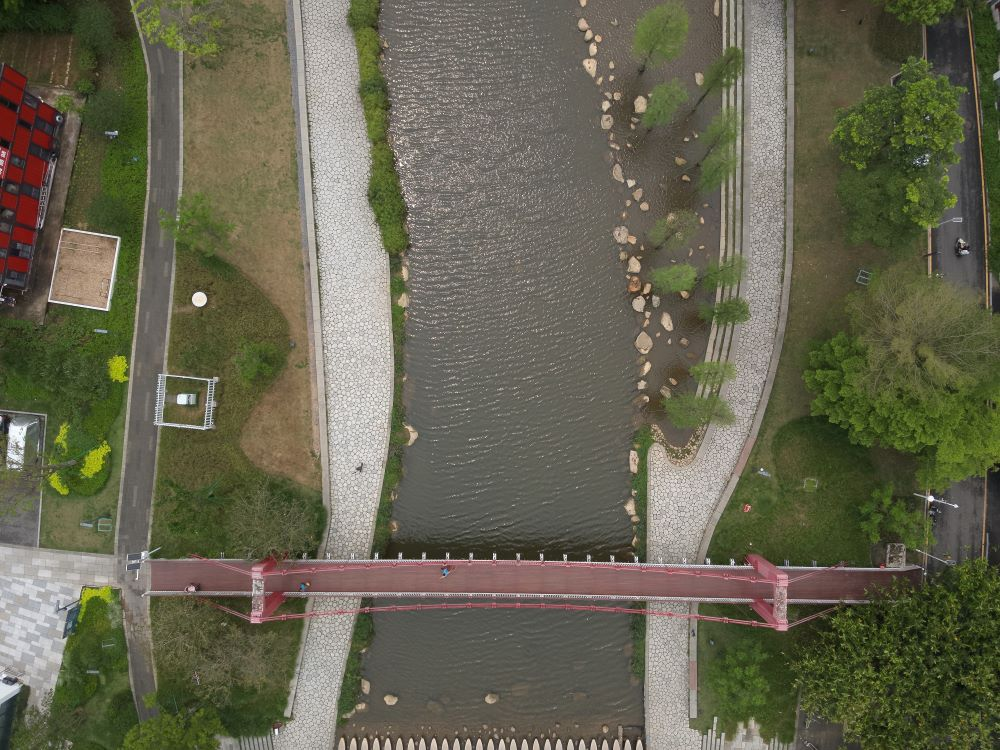
#> input picture 0029_W.jpg, 1000 x 750 px
$ python main.py
#> lines starting #> are read from the running program, lines starting #| are printed output that depends on the picture
import cv2
import numpy as np
from matplotlib import pyplot

# 读取两张图片
img1 = cv2.imread('0029_W.jpg')
#> img1 is the input picture: shape (750, 1000, 3); mean B, G, R 80.5, 100.6, 102.2
img2 = cv2.imread('0028_W.jpg')
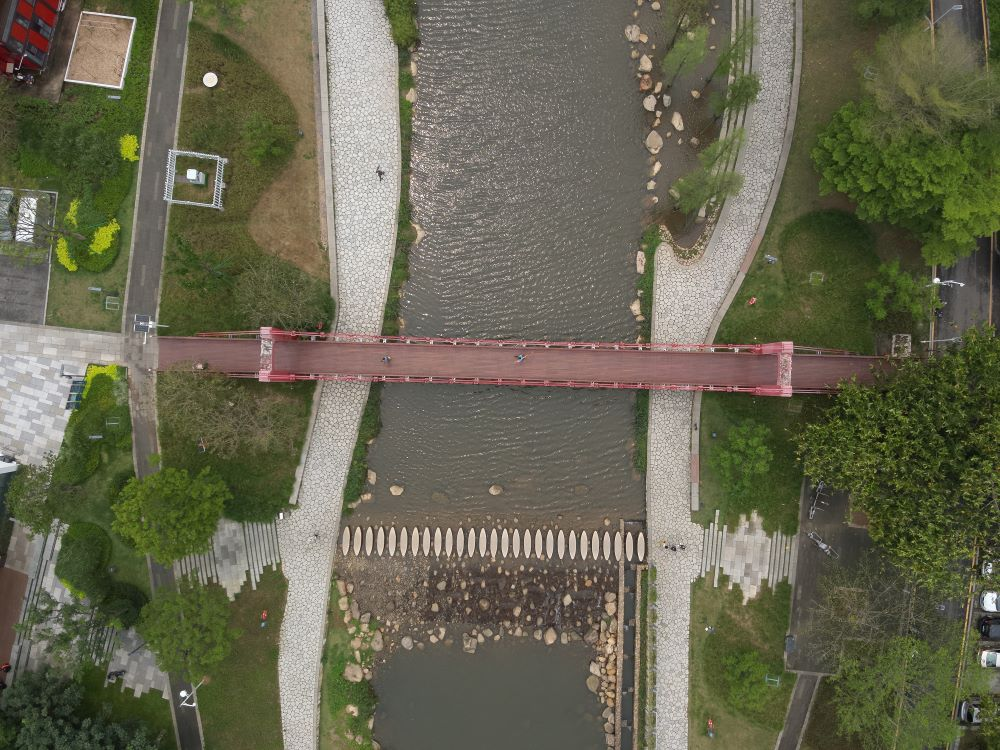
#> input picture 0028_W.jpg, 1000 x 750 px
#> img2 is the input picture: shape (750, 1000, 3); mean B, G, R 81.3, 102.4, 103.6

# 转换为灰度图像
gray1 = cv2.cvtColor(img1, cv2.COLOR_BGR2GRAY)
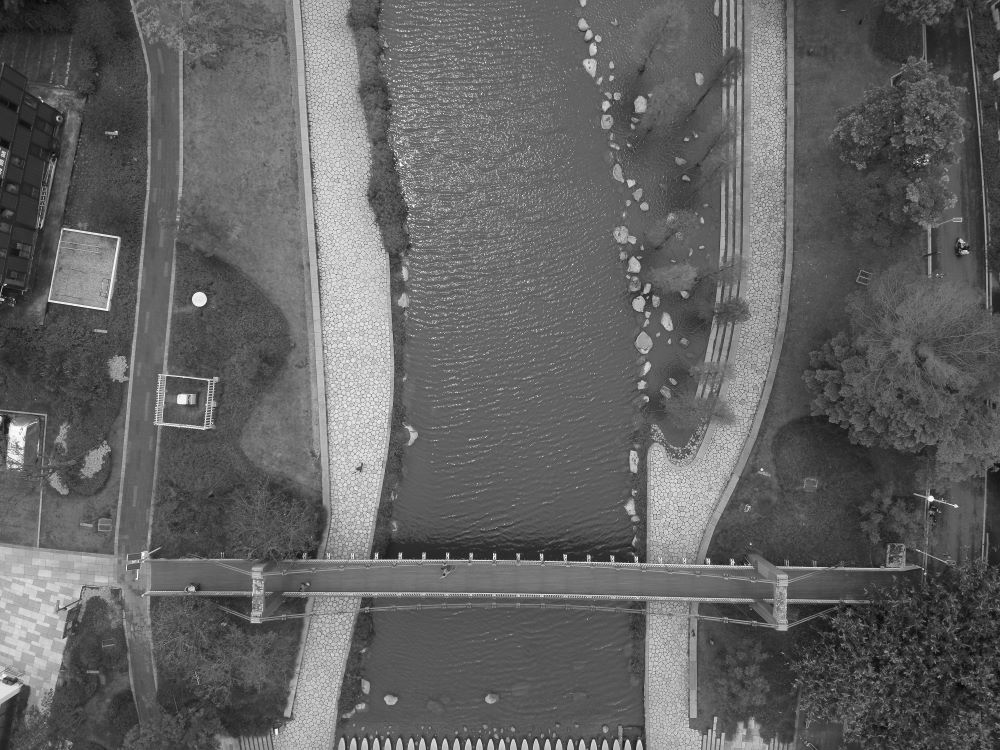
#> gray1: shape (750, 1000); min 2, max 255, mean 98.8
gray2 = cv2.cvtColor(img2, cv2.COLOR_BGR2GRAY)
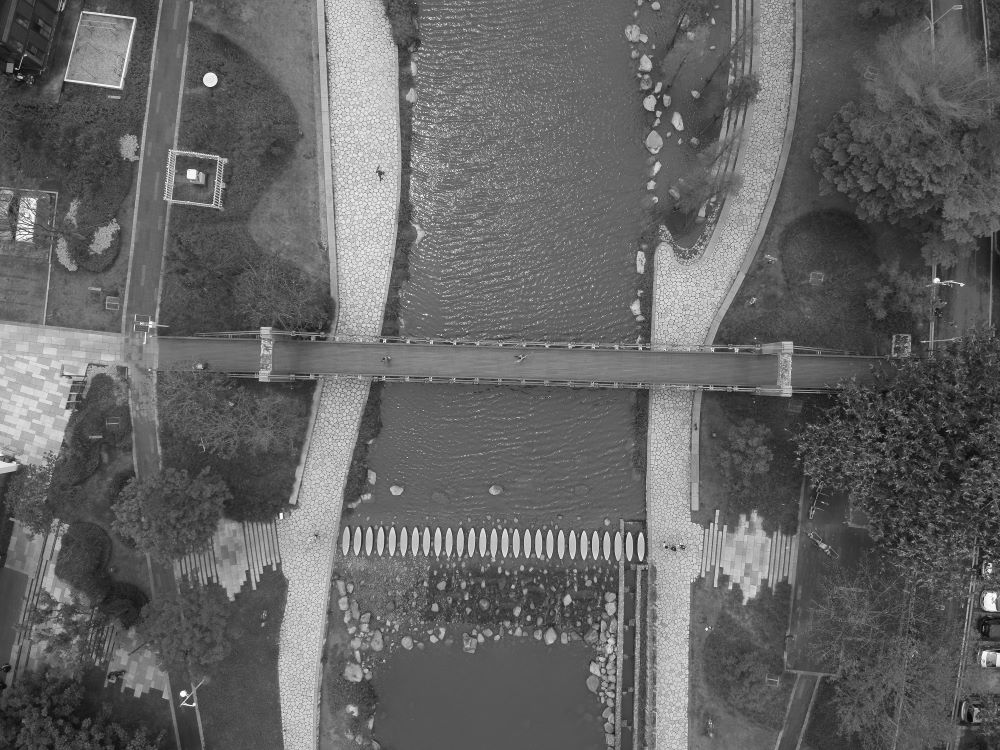
#> gray2: shape (750, 1000); min 1, max 255, mean 100.4

# 创建SIFT对象
sift = cv2.xfeatures2d.SIFT_create()

# 对两张图片进行SIFT特征提取
kp1, des1 = sift.detectAndCompute(gray1, None)
#> kp1 = 4258 keypoints; strongest (x, y, size): (931, 498, 4.2), (182, 399, 7.2), (276, 730, 2.2), (494, 555, 2.8)
kp2, des2 = sift.detectAndCompute(gray2, None)
#> kp2 = 5150 keypoints; strongest (x, y, size): (183, 693, 4.1), (210, 79, 9.1), (936, 280, 4), (191, 174, 7.1)

# 创建FLANN匹配器
FLANN_INDEX_KDTREE = 0
index_params = dict(algorithm=FLANN_INDEX_KDTREE, trees=5)
search_params = dict(checks=10)
flann = cv2.FlannBasedMatcher(index_params, search_params)

# 对两张图片的SIFT特征进行匹配
matches = flann.knnMatch(des1, des2, k=2)
#> matches = 4258 matches


# 筛选出最佳匹配
good = []
for m, n in matches:
    if m.distance < 0.7 * n.distance:
        good.append(m)
#> after the loop, good = 519 matches


# 获取匹配点坐标
pts1 = np.float32([kp1[m.queryIdx].pt for m in good]).reshape(-1, 1, 2)
#> pts1 = 519 rows, first 8: [6.61, 655.3], [7.29, 639.3], [7.29, 639.3], [9.14, 612], [9.69, 645.7], [9.69, 645.7], [13.89, 580.7], [14.48, 647.3]
pts2 = np.float32([kp2[m.trainIdx].pt for m in good]).reshape(-1, 1, 2)
#> pts2 = 519 rows, first 8: [5.51, 434.6], [7.3, 418.4], [7.3, 418.4], [10.58, 390.2], [9.07, 424.4], [9.07, 424.4], [17.34, 358.4], [14, 425.9]

# 计算变换矩阵
M, mask = cv2.findHomography(pts2, pts1, cv2.RANSAC, 5.0)
#> M = [[0.988, 0.00582, -5.8], [-0.0276, 1, 215.2], [-2.42e-06, -2.31e-05, 1]]; mask = 519 values, max 1 at index 0, min 0 at index 16, mean 0.632

# 对第二张图片进行变换
h, w = gray2.shape
#> h = 750; w = 1000
result = cv2.warpPerspective(img2, M, (w + img1.shape[1], h))
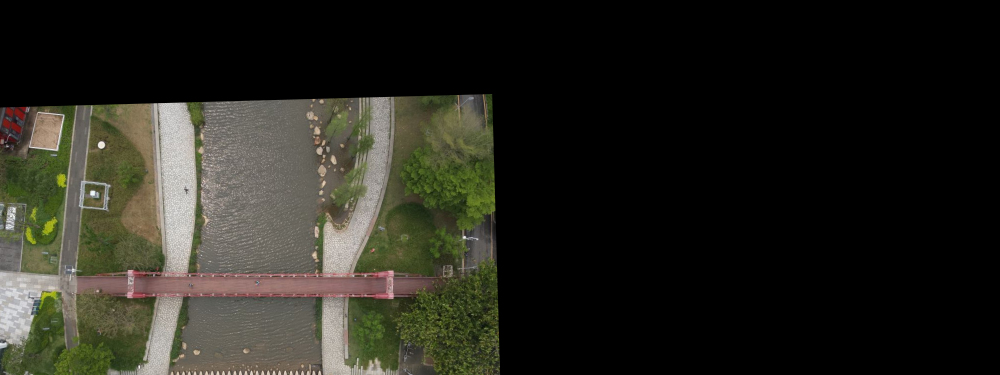
#> result: shape (750, 2000, 3) (shown at 1/2 size); mean B, G, R 29.9, 37.6, 38.2

# 将第一张图片拼接到变换后的第二张图片上
result[0:img1.shape[0], 0:img1.shape[1]] = img1
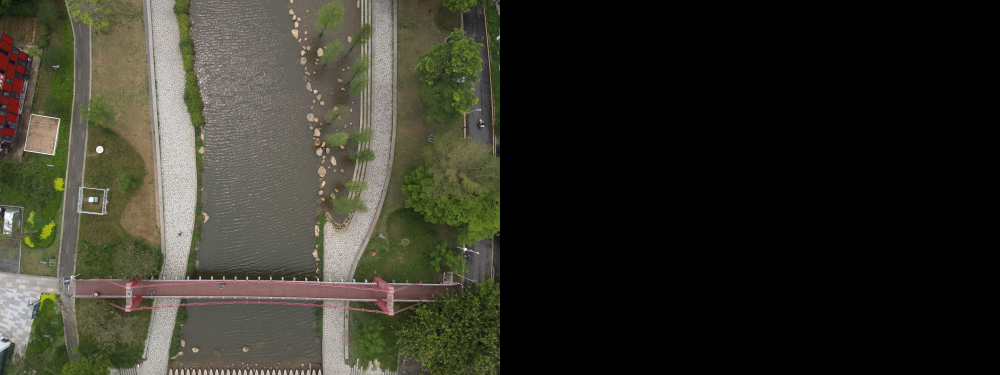
#> result: shape (750, 2000, 3) (shown at 1/2 size); mean B, G, R 40.2, 50.3, 51.1

# #保存图片
cv2.imwrite('all.jpg', result)

# 显示拼接后的图片
cv2.imshow('result', result)
cv2.waitKey(0)
cv2.destroyAllWindows()
